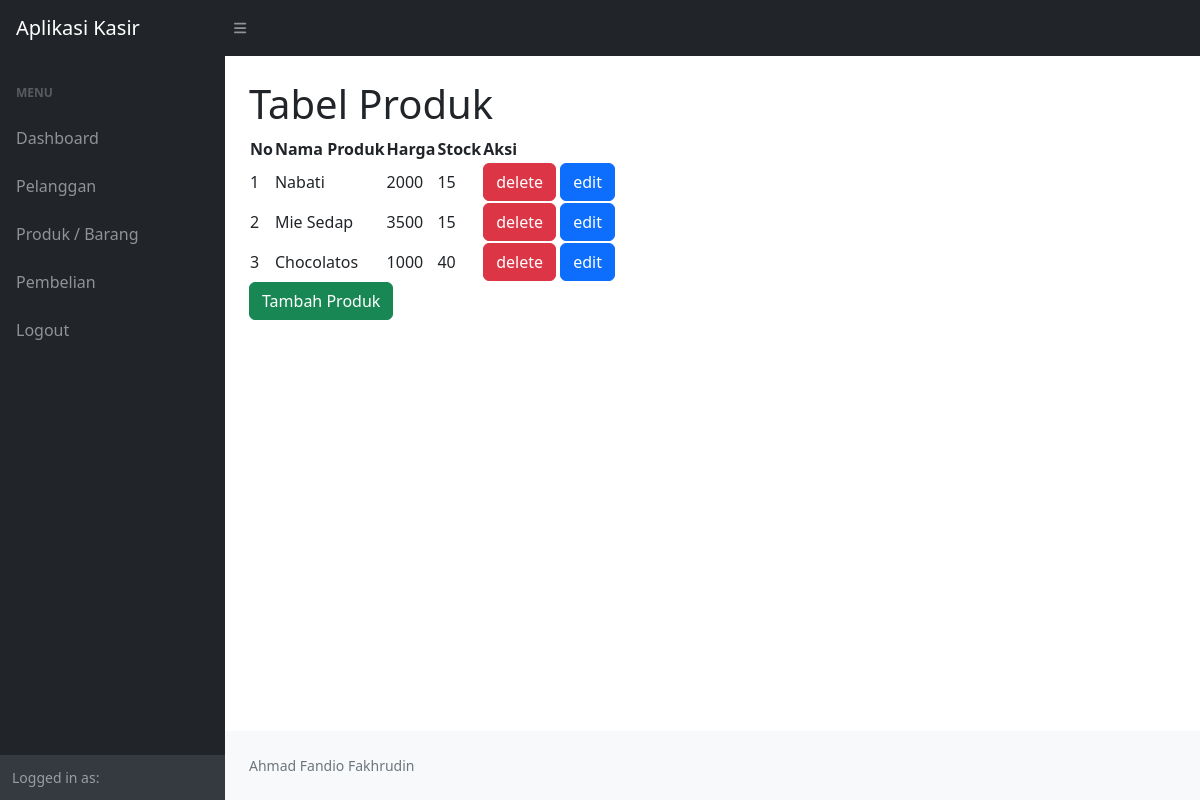
Page /ukk_kasir_fandio/produk.php (signed in) on the committed database.
### tables this page shows
CREATE TABLE `produk` (
  `id_produk` int(11) NOT NULL,
  `nama_produk` varchar(255) NOT NULL,
  `harga` int(11) NOT NULL,
  `stock` int(11) NOT NULL
);

### ukk_kasir_fandio/produk.php (the view, shortened to what this page needs)
<?php
include "koneksi.php";
?>
<!DOCTYPE html>
<html lang="en">
    <head>
        <link href="https://cdn.jsdelivr.net/npm/simple-datatables@7.1.2/dist/style.min.css" rel="stylesheet" />
        <link href="css/styles.css" rel="stylesheet" />
    </head>
    <body class="sb-nav-fixed">
        <nav class="sb-topnav navbar navbar-expand navbar-dark bg-dark">
            <a class="navbar-brand ps-3" href="index.php">Aplikasi Kasir</a>
            <button class="btn btn-link btn-sm order-1 order-lg-0 me-4 me-lg-0" id="sidebarToggle" href="#!"><i class="fas fa-bars"></i></button>
        </nav>
        <div id="layoutSidenav">
            <div id="layoutSidenav_nav">
                <nav class="sb-sidenav accordion sb-sidenav-dark" id="sidenavAccordion">
                <div class="sb-sidenav-menu">
                        <div class="nav">
                            <div class="sb-sidenav-menu-heading">Menu</div>
                            <a class="nav-link" href="index.php">
                                Dashboard
                            </a>
                            <a class="nav-link" href="pelanggan.php">
                                Pelanggan
                            </a>
                            <a class="nav-link" href="produk.php">
                                Produk / Barang
                            </a>
                            <a class="nav-link" href="pembelian.php">
                                Pembelian
                            </a>
                            <a class="nav-link" href="logout.php">
                                Logout
                            </a>
                        </div>
                    </div>
                    <div class="sb-sidenav-footer">
                        <div class="small">Logged in as:</div>
                    </div>
                </nav>
            </div>
            <div id="layoutSidenav_content">
                <main>
                    <div class="container-fluid px-4">
                        <h1 class="mt-4">Tabel Produk</h1>
                        <table id="datatablesSimple">
                            <thead>
                                <tr>
                                    <th>No</th>
                                    <th>Nama Produk</th>
                                    <th>Harga</th>
                                    <th>Stock</th>
                                    <th>Aksi</th>
                                </tr>
                                </thead>
                                <?php
                                $no = 1;
                                $query = "Select * from produk";
                                $result = mysqli_query($koneksi,$query);
                                while ($d = mysqli_fetch_assoc($result)) {
                                ?>
                                <tr>
                                    <td><?php echo $no++;?></td>
                                    <td><?php echo $d['nama_produk'];?></td>
                                    <td><?php echo $d['harga'];?></td>
                                    <td><?php echo $d['stock'];?></td>
                                    <td>
                                        <a class="btn btn-danger" href="delete_produk.php?id_produk=<?php echo $d['id_produk']; ?>">delete</a>
                                        <a class="btn btn-primary" href="edit_produk.php?id_produk=<?php echo $d['id_produk']; ?>">edit</a></td>
                                </tr>
                                <?php
                                }
                                ?>
                        </table>
                        <a class="btn btn-success" href="tambah_produk.php">Tambah Produk</a>
                </main>
                <footer class="py-4 bg-light mt-auto">
                    <div class="container-fluid px-4">
                        <div class="d-flex align-items-center justify-content-between small">
                            <div class="text-muted">Ahmad Fandio Fakhrudin</div>
                        </div>
                    </div>
                </footer>
            </div>
        </div>
    </body>
</html>

### rows in the picture
produk: nama_produk "Nabati", harga "2000", stock "15"
produk: nama_produk "Mie Sedap", harga "3500", stock "15"
produk: nama_produk "Chocolatos", harga "1000", stock "40"
